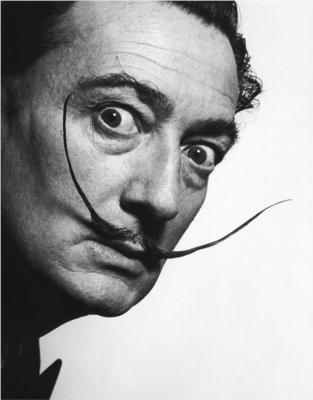
#> input picture painting/dali.png, 313 x 400 px, found by its file name
$ python brightness.py
#> lines starting #> are read from the running program, lines starting #| are printed output that depends on the picture; after the words box and inside, x2 and y2 are one past the last pixel; in counts of white or black regions, pixels touching at a corner belong together
import cv2
import numpy as np
from tqdm import trange
import math
from PIL import Image

from pyaxidraw import axidraw
# from fake_ad import FakeAD

INK_POS = (12, 2)


img = cv2.imread("painting/dali.png", cv2.IMREAD_GRAYSCALE)
#> img is the input picture: shape (400, 313); min 12, max 255, mean 164.6
WIDTH_PX = 350
img = cv2.resize(img, (WIDTH_PX, int(img.shape[0] * WIDTH_PX / img.shape[1])))
#> img: shape (447, 350)
img = cv2.GaussianBlur(img, (21, 21), 0)
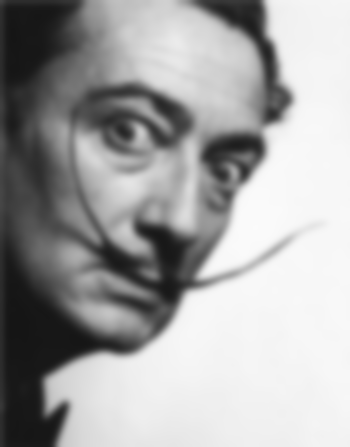
#> img: shape (447, 350); min 21, max 251, mean 164.3
# img = cv2.equalizeHist(img)
bin_num = 5
brightness_bin_threshes = np.linspace(0, 256, bin_num + 1).astype(int)
brightness_bin_masks = []
for i in range(bin_num - 1):
    lower = brightness_bin_threshes[i]
    upper = brightness_bin_threshes[i + 1]
    lower = int(lower)
    upper = int(upper)
    mask = cv2.inRange(img, lower, upper - 1)
    brightness_bin_masks.append(mask)
#> this loop made 4 passes
#> pass 1, `mask = cv2.inRange(img, lower, upper - 1)`:
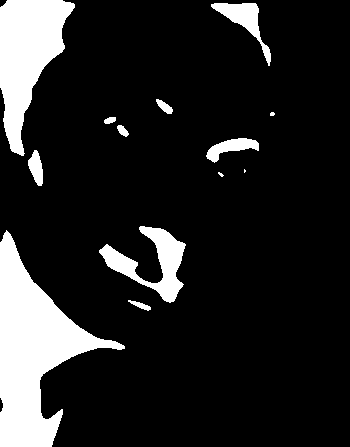
#> mask: shape (447, 350); 14.1% white; 13 white regions (3 under 20 px), largest, box (x1, y1, x2, y2) and area: (0, 230, 125, 447) 10903, (0, 0, 75, 156) 6332, (99, 226, 186, 303) 2431
#> pass 2, `mask = cv2.inRange(img, lower, upper - 1)`:
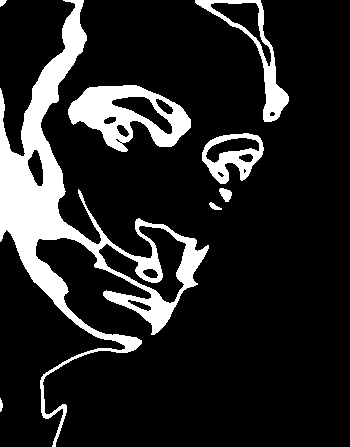
#> mask: shape (447, 350); 14.8% white; 8 white regions, largest, box (x1, y1, x2, y2) and area: (0, 0, 209, 447) 15582, (68, 85, 191, 152) 4069, (195, 0, 289, 122) 1849
#> pass 3, `mask = cv2.inRange(img, lower, upper - 1)`:
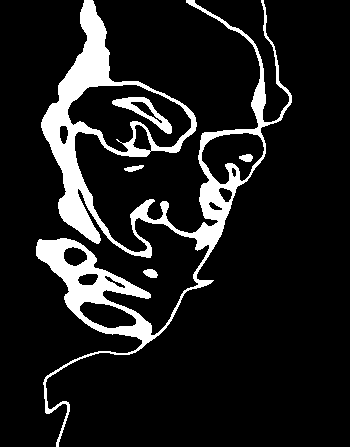
#> mask: shape (447, 350); 11.8% white; 5 white regions, box (x1, y1, x2, y2) and area: (36, 0, 292, 447) 17549, (112, 97, 172, 134) 651, (143, 269, 158, 278) 98, (239, 154, 253, 162) 83, (124, 165, 144, 172) 82
#> after the loop, brightness_bin_masks = 4 items
cv2.imwrite("painting/brightness_bins.png", np.hstack(brightness_bin_masks))
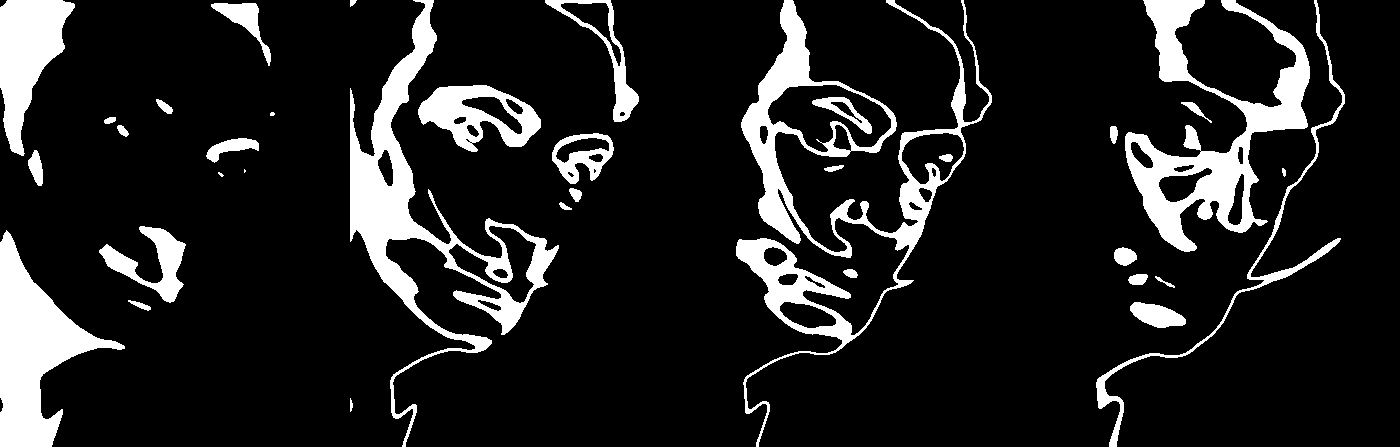
#> saved as brightness_bins.png: shape (447, 1400); 13.2% white; 35 white regions (3 under 20 px), largest, box (x1, y1, x2, y2) and area: (736, 0, 992, 447) 17549, (350, 0, 559, 447) 15582, (1125, 0, 1310, 252) 14367
OFFSET = (3, 1)
BRUSH_WIDTH_IN = 0.1


h, w = img.shape
#> h = 447; w = 350

width_in = 5

pix2in = width_in / w
#> pix2in = 0.0143
height_in = h * pix2in
#> height_in = 6.39

BRUSH_WIDTH_PX = int(BRUSH_WIDTH_IN / pix2in)
#> BRUSH_WIDTH_PX = 7


# [56 lines left out: functions followAllPoints, followPoints, not called in this run]


#> (the run stopped early here; a loop or call above may not have finished)
